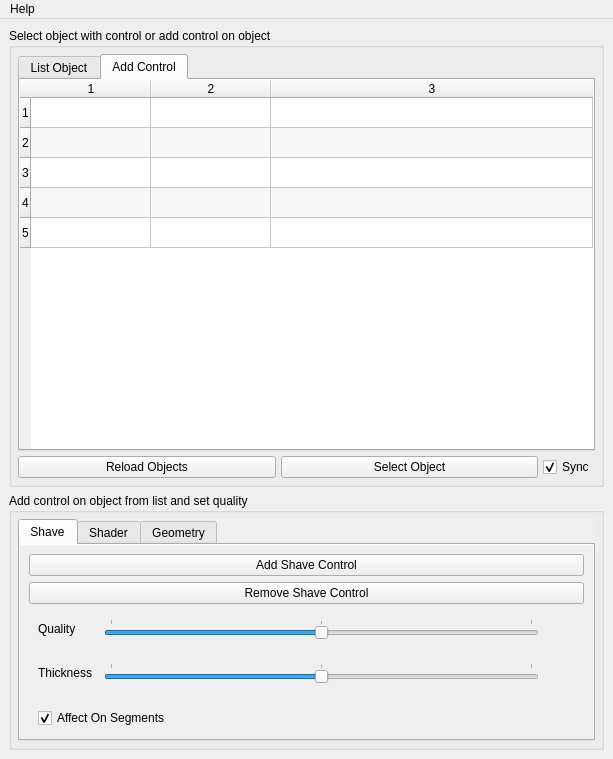
<?xml version="1.0" encoding="UTF-8"?>
<ui version="4.0">
 <class>characterRenderControl</class>
 <widget class="QMainWindow" name="characterRenderControl">
  <property name="geometry">
   <rect>
    <x>0</x>
    <y>0</y>
    <width>613</width>
    <height>759</height>
   </rect>
  </property>
  <property name="windowTitle">
   <string>Character Render Control</string>
  </property>
  <property name="documentMode">
   <bool>true</bool>
  </property>
  <property name="dockNestingEnabled">
   <bool>true</bool>
  </property>
  <property name="dockOptions">
   <set>QMainWindow::AllowNestedDocks|QMainWindow::AllowTabbedDocks|QMainWindow::AnimatedDocks|QMainWindow::ForceTabbedDocks|QMainWindow::VerticalTabs</set>
  </property>
  <widget class="QWidget" name="centralwidget">
   <property name="acceptDrops">
    <bool>false</bool>
   </property>
   <layout class="QVBoxLayout" name="verticalLayout">
    <item>
     <widget class="QGroupBox" name="SetupCharacter">
      <property name="title">
       <string>Select object with control or add control on object</string>
      </property>
      <property name="flat">
       <bool>false</bool>
      </property>
      <property name="checkable">
       <bool>false</bool>
      </property>
      <layout class="QHBoxLayout" name="horizontalLayout">
       <property name="spacing">
        <number>6</number>
       </property>
       <property name="sizeConstraint">
        <enum>QLayout::SetDefaultConstraint</enum>
       </property>
       <property name="margin">
        <number>6</number>
       </property>
       <item>
        <layout class="QVBoxLayout" name="verticalLayout_2">
         <property name="spacing">
          <number>5</number>
         </property>
         <property name="sizeConstraint">
          <enum>QLayout::SetFixedSize</enum>
         </property>
         <property name="leftMargin">
          <number>0</number>
         </property>
         <item>
          <widget class="QTabWidget" name="tabWidget">
           <property name="currentIndex">
            <number>1</number>
           </property>
           <widget class="QWidget" name="objectListTab">
            <attribute name="title">
             <string>List Object</string>
            </attribute>
            <layout class="QHBoxLayout" name="horizontalLayout_5">
             <property name="spacing">
              <number>0</number>
             </property>
             <property name="margin">
              <number>0</number>
             </property>
             <item>
              <widget class="QListWidget" name="objectScrollListLong">
               <property name="sizePolicy">
                <sizepolicy hsizetype="Fixed" vsizetype="Expanding">
                 <horstretch>0</horstretch>
                 <verstretch>0</verstretch>
                </sizepolicy>
               </property>
               <property name="minimumSize">
                <size>
                 <width>0</width>
                 <height>0</height>
                </size>
               </property>
               <property name="maximumSize">
                <size>
                 <width>0</width>
                 <height>16777215</height>
                </size>
               </property>
               <property name="frameShape">
                <enum>QFrame::NoFrame</enum>
               </property>
               <property name="lineWidth">
                <number>0</number>
               </property>
               <property name="selectionMode">
                <enum>QAbstractItemView::ContiguousSelection</enum>
               </property>
              </widget>
             </item>
             <item>
              <widget class="QListWidget" name="objectScrollList">
               <property name="minimumSize">
                <size>
                 <width>200</width>
                 <height>0</height>
                </size>
               </property>
               <property name="selectionMode">
                <enum>QAbstractItemView::ContiguousSelection</enum>
               </property>
               <property name="sortingEnabled">
                <bool>false</bool>
               </property>
               <property name="-sc" stdset="0">
                <string>&quot;selListSQSAction; setSQSAttr ShaveQuality gui; setSQSAttr Thickness gui&quot;</string>
               </property>
              </widget>
             </item>
            </layout>
           </widget>
           <widget class="QWidget" name="addControlTab">
            <attribute name="title">
             <string>Add Control</string>
            </attribute>
            <layout class="QHBoxLayout" name="horizontalLayout_7">
             <property name="spacing">
              <number>0</number>
             </property>
             <property name="margin">
              <number>0</number>
             </property>
             <item>
              <widget class="QTableWidget" name="tableWidget">
               <property name="sizePolicy">
                <sizepolicy hsizetype="Preferred" vsizetype="Expanding">
                 <horstretch>0</horstretch>
                 <verstretch>0</verstretch>
                </sizepolicy>
               </property>
               <property name="frameShape">
                <enum>QFrame::NoFrame</enum>
               </property>
               <property name="alternatingRowColors">
                <bool>true</bool>
               </property>
               <property name="sortingEnabled">
                <bool>true</bool>
               </property>
               <property name="rowCount">
                <number>5</number>
               </property>
               <property name="columnCount">
                <number>3</number>
               </property>
               <attribute name="horizontalHeaderDefaultSectionSize">
                <number>120</number>
               </attribute>
               <attribute name="horizontalHeaderStretchLastSection">
                <bool>true</bool>
               </attribute>
               <row/>
               <row/>
               <row/>
               <row/>
               <row/>
               <column/>
               <column/>
               <column/>
              </widget>
             </item>
            </layout>
           </widget>
          </widget>
         </item>
         <item>
          <layout class="QHBoxLayout" name="horizontalLayout_4">
           <item>
            <widget class="QPushButton" name="reloadObjectsButton">
             <property name="sizePolicy">
              <sizepolicy hsizetype="Expanding" vsizetype="Maximum">
               <horstretch>0</horstretch>
               <verstretch>0</verstretch>
              </sizepolicy>
             </property>
             <property name="statusTip">
              <string>Reload object in View</string>
             </property>
             <property name="text">
              <string>Reload Objects</string>
             </property>
             <property name="-command" stdset="0">
              <string>updateSQSObjectsInScene</string>
             </property>
            </widget>
           </item>
           <item>
            <widget class="QPushButton" name="selectObjectButton">
             <property name="sizePolicy">
              <sizepolicy hsizetype="Expanding" vsizetype="Fixed">
               <horstretch>0</horstretch>
               <verstretch>0</verstretch>
              </sizepolicy>
             </property>
             <property name="text">
              <string>Select Object</string>
             </property>
             <property name="-c" stdset="0">
              <string>selectSQSObject</string>
             </property>
            </widget>
           </item>
           <item>
            <widget class="QCheckBox" name="syncSelectCheckBox">
             <property name="text">
              <string>Sync</string>
             </property>
             <property name="checked">
              <bool>true</bool>
             </property>
            </widget>
           </item>
          </layout>
         </item>
        </layout>
       </item>
      </layout>
     </widget>
    </item>
    <item>
     <widget class="QGroupBox" name="addControlGroupBox">
      <property name="sizePolicy">
       <sizepolicy hsizetype="Preferred" vsizetype="Maximum">
        <horstretch>0</horstretch>
        <verstretch>0</verstretch>
       </sizepolicy>
      </property>
      <property name="autoFillBackground">
       <bool>true</bool>
      </property>
      <property name="title">
       <string>Add control on object from list and set quality</string>
      </property>
      <layout class="QHBoxLayout" name="horizontalLayout_8" stretch="0">
       <property name="margin">
        <number>6</number>
       </property>
       <item>
        <widget class="QTabWidget" name="shaveControlTab">
         <property name="sizePolicy">
          <sizepolicy hsizetype="Expanding" vsizetype="Maximum">
           <horstretch>0</horstretch>
           <verstretch>0</verstretch>
          </sizepolicy>
         </property>
         <property name="autoFillBackground">
          <bool>true</bool>
         </property>
         <property name="currentIndex">
          <number>0</number>
         </property>
         <widget class="QWidget" name="contolShahveTab">
          <property name="autoFillBackground">
           <bool>true</bool>
          </property>
          <attribute name="title">
           <string>Shave</string>
          </attribute>
          <layout class="QVBoxLayout" name="verticalLayout_3">
           <item>
            <widget class="QPushButton" name="CreateShaveControl">
             <property name="sizePolicy">
              <sizepolicy hsizetype="Preferred" vsizetype="Fixed">
               <horstretch>0</horstretch>
               <verstretch>0</verstretch>
              </sizepolicy>
             </property>
             <property name="minimumSize">
              <size>
               <width>150</width>
               <height>0</height>
              </size>
             </property>
             <property name="text">
              <string>Add Shave Control</string>
             </property>
             <property name="-command" stdset="0">
              <string>addSQSloc</string>
             </property>
            </widget>
           </item>
           <item>
            <widget class="QPushButton" name="CreateShaveControl_2">
             <property name="sizePolicy">
              <sizepolicy hsizetype="Preferred" vsizetype="Fixed">
               <horstretch>0</horstretch>
               <verstretch>0</verstretch>
              </sizepolicy>
             </property>
             <property name="minimumSize">
              <size>
               <width>150</width>
               <height>0</height>
              </size>
             </property>
             <property name="text">
              <string>Remove Shave Control</string>
             </property>
             <property name="-command" stdset="0">
              <string>removeSQSloc</string>
             </property>
            </widget>
           </item>
           <item>
            <widget class="QWidget" name="Layout_Qw" native="true">
             <layout class="QHBoxLayout" name="Layout_Q">
              <item>
               <widget class="QLabel" name="label_2">
                <property name="sizePolicy">
                 <sizepolicy hsizetype="Fixed" vsizetype="Fixed">
                  <horstretch>0</horstretch>
                  <verstretch>0</verstretch>
                 </sizepolicy>
                </property>
                <property name="minimumSize">
                 <size>
                  <width>60</width>
                  <height>0</height>
                 </size>
                </property>
                <property name="text">
                 <string>Quality</string>
                </property>
               </widget>
              </item>
              <item>
               <widget class="QSlider" name="ShaveQuality">
                <property name="sizePolicy">
                 <sizepolicy hsizetype="Expanding" vsizetype="Fixed">
                  <horstretch>0</horstretch>
                  <verstretch>0</verstretch>
                 </sizepolicy>
                </property>
                <property name="minimumSize">
                 <size>
                  <width>150</width>
                  <height>20</height>
                 </size>
                </property>
                <property name="maximumSize">
                 <size>
                  <width>16777215</width>
                  <height>20</height>
                 </size>
                </property>
                <property name="minimum">
                 <number>-10</number>
                </property>
                <property name="maximum">
                 <number>10</number>
                </property>
                <property name="value">
                 <number>0</number>
                </property>
                <property name="orientation">
                 <enum>Qt::Horizontal</enum>
                </property>
                <property name="tickPosition">
                 <enum>QSlider::TicksAbove</enum>
                </property>
                <property name="tickInterval">
                 <number>10</number>
                </property>
                <property name="-cc" stdset="0">
                 <string>&quot;setSQSAttr ShaveQuality set&quot;</string>
                </property>
                <property name="-dc" stdset="0">
                 <string>&quot;setSQSAttr ShaveQuality set&quot;</string>
                </property>
               </widget>
              </item>
              <item>
               <widget class="QWidget" name="shaveQInt_lay_W" native="true">
                <property name="sizePolicy">
                 <sizepolicy hsizetype="Fixed" vsizetype="Preferred">
                  <horstretch>0</horstretch>
                  <verstretch>0</verstretch>
                 </sizepolicy>
                </property>
                <property name="minimumSize">
                 <size>
                  <width>30</width>
                  <height>0</height>
                 </size>
                </property>
                <property name="maximumSize">
                 <size>
                  <width>30</width>
                  <height>16777215</height>
                 </size>
                </property>
                <layout class="QHBoxLayout" name="shaveQInt_lay">
                 <property name="spacing">
                  <number>0</number>
                 </property>
                 <property name="margin">
                  <number>0</number>
                 </property>
                </layout>
               </widget>
              </item>
             </layout>
            </widget>
           </item>
           <item>
            <widget class="QWidget" name="Layout_Tw" native="true">
             <layout class="QHBoxLayout" name="Layout_T">
              <item>
               <widget class="QLabel" name="label_3">
                <property name="sizePolicy">
                 <sizepolicy hsizetype="Fixed" vsizetype="Fixed">
                  <horstretch>0</horstretch>
                  <verstretch>0</verstretch>
                 </sizepolicy>
                </property>
                <property name="minimumSize">
                 <size>
                  <width>60</width>
                  <height>0</height>
                 </size>
                </property>
                <property name="text">
                 <string>Thickness</string>
                </property>
               </widget>
              </item>
              <item>
               <widget class="QSlider" name="Thickness">
                <property name="sizePolicy">
                 <sizepolicy hsizetype="Expanding" vsizetype="Fixed">
                  <horstretch>0</horstretch>
                  <verstretch>0</verstretch>
                 </sizepolicy>
                </property>
                <property name="minimumSize">
                 <size>
                  <width>150</width>
                  <height>20</height>
                 </size>
                </property>
                <property name="maximumSize">
                 <size>
                  <width>16777215</width>
                  <height>20</height>
                 </size>
                </property>
                <property name="minimum">
                 <number>-10</number>
                </property>
                <property name="maximum">
                 <number>10</number>
                </property>
                <property name="value">
                 <number>0</number>
                </property>
                <property name="sliderPosition">
                 <number>0</number>
                </property>
                <property name="orientation">
                 <enum>Qt::Horizontal</enum>
                </property>
                <property name="invertedAppearance">
                 <bool>false</bool>
                </property>
                <property name="invertedControls">
                 <bool>false</bool>
                </property>
                <property name="tickPosition">
                 <enum>QSlider::TicksAbove</enum>
                </property>
                <property name="tickInterval">
                 <number>10</number>
                </property>
                <property name="-cc" stdset="0">
                 <string>&quot;setSQSAttr Thickness set&quot;</string>
                </property>
                <property name="-dc" stdset="0">
                 <string>&quot;setSQSAttr Thickness set&quot;</string>
                </property>
               </widget>
              </item>
              <item>
               <widget class="QWidget" name="shaveTInt_lay_W" native="true">
                <property name="minimumSize">
                 <size>
                  <width>30</width>
                  <height>0</height>
                 </size>
                </property>
                <property name="maximumSize">
                 <size>
                  <width>30</width>
                  <height>16777215</height>
                 </size>
                </property>
                <layout class="QHBoxLayout" name="shaveTInt_lay">
                 <property name="spacing">
                  <number>0</number>
                 </property>
                 <property name="margin">
                  <number>0</number>
                 </property>
                </layout>
               </widget>
              </item>
             </layout>
            </widget>
           </item>
           <item>
            <widget class="QWidget" name="widget" native="true">
             <layout class="QHBoxLayout" name="horizontalLayout_6">
              <property name="bottomMargin">
               <number>1</number>
              </property>
              <item>
               <widget class="QCheckBox" name="affectSegmet">
                <property name="text">
                 <string>Affect On Segments</string>
                </property>
                <property name="checked">
                 <bool>true</bool>
                </property>
                <property name="-cc" stdset="0">
                 <string>affectSQSSegmet</string>
                </property>
               </widget>
              </item>
             </layout>
            </widget>
           </item>
          </layout>
         </widget>
         <widget class="QWidget" name="contolShaderTab">
          <property name="sizePolicy">
           <sizepolicy hsizetype="Preferred" vsizetype="Maximum">
            <horstretch>0</horstretch>
            <verstretch>0</verstretch>
           </sizepolicy>
          </property>
          <property name="autoFillBackground">
           <bool>true</bool>
          </property>
          <attribute name="title">
           <string>Shader</string>
          </attribute>
          <layout class="QVBoxLayout" name="verticalLayout_5">
           <item>
            <widget class="QPushButton" name="CreateShaveControl_4">
             <property name="sizePolicy">
              <sizepolicy hsizetype="Preferred" vsizetype="Fixed">
               <horstretch>0</horstretch>
               <verstretch>0</verstretch>
              </sizepolicy>
             </property>
             <property name="minimumSize">
              <size>
               <width>150</width>
               <height>0</height>
              </size>
             </property>
             <property name="text">
              <string>Add Shader Control</string>
             </property>
             <property name="-command" stdset="0">
              <string>addSQSloc</string>
             </property>
            </widget>
           </item>
           <item>
            <widget class="QPushButton" name="CreateShaveControl_3">
             <property name="sizePolicy">
              <sizepolicy hsizetype="Preferred" vsizetype="Fixed">
               <horstretch>0</horstretch>
               <verstretch>0</verstretch>
              </sizepolicy>
             </property>
             <property name="minimumSize">
              <size>
               <width>150</width>
               <height>0</height>
              </size>
             </property>
             <property name="text">
              <string>Remove Shader Control</string>
             </property>
             <property name="-command" stdset="0">
              <string>removeSQSloc</string>
             </property>
            </widget>
           </item>
           <item>
            <spacer name="verticalSpacer">
             <property name="orientation">
              <enum>Qt::Vertical</enum>
             </property>
             <property name="sizeHint" stdset="0">
              <size>
               <width>20</width>
               <height>40</height>
              </size>
             </property>
            </spacer>
           </item>
          </layout>
         </widget>
         <widget class="QWidget" name="controlGeometryTab">
          <property name="autoFillBackground">
           <bool>true</bool>
          </property>
          <attribute name="title">
           <string>Geometry</string>
          </attribute>
          <layout class="QVBoxLayout" name="verticalLayout_6">
           <item>
            <widget class="QPushButton" name="CreateShaveControl_5">
             <property name="sizePolicy">
              <sizepolicy hsizetype="Preferred" vsizetype="Fixed">
               <horstretch>0</horstretch>
               <verstretch>0</verstretch>
              </sizepolicy>
             </property>
             <property name="minimumSize">
              <size>
               <width>150</width>
               <height>0</height>
              </size>
             </property>
             <property name="text">
              <string>Add Geometry Control</string>
             </property>
             <property name="-command" stdset="0">
              <string>addSQSloc</string>
             </property>
            </widget>
           </item>
           <item>
            <widget class="QPushButton" name="CreateShaveControl_6">
             <property name="sizePolicy">
              <sizepolicy hsizetype="Preferred" vsizetype="Fixed">
               <horstretch>0</horstretch>
               <verstretch>0</verstretch>
              </sizepolicy>
             </property>
             <property name="minimumSize">
              <size>
               <width>150</width>
               <height>0</height>
              </size>
             </property>
             <property name="text">
              <string>Remove Geometry Control</string>
             </property>
             <property name="-command" stdset="0">
              <string>removeSQSloc</string>
             </property>
            </widget>
           </item>
           <item>
            <spacer name="verticalSpacer_2">
             <property name="orientation">
              <enum>Qt::Vertical</enum>
             </property>
             <property name="sizeHint" stdset="0">
              <size>
               <width>20</width>
               <height>73</height>
              </size>
             </property>
            </spacer>
           </item>
          </layout>
         </widget>
        </widget>
       </item>
      </layout>
     </widget>
    </item>
   </layout>
  </widget>
  <widget class="QMenuBar" name="menubar">
   <property name="geometry">
    <rect>
     <x>0</x>
     <y>0</y>
     <width>613</width>
     <height>21</height>
    </rect>
   </property>
   <widget class="QMenu" name="menuHelp">
    <property name="layoutDirection">
     <enum>Qt::LeftToRight</enum>
    </property>
    <property name="title">
     <string>Help</string>
    </property>
    <addaction name="actionHelp"/>
   </widget>
   <addaction name="menuHelp"/>
  </widget>
  <action name="actionHelp">
   <property name="text">
    <string>Documentation</string>
   </property>
   <property name="-e -ec -c" stdset="0">
    <string>&quot;showHelp -absolute \&quot;http://192.168.0.7/wiki/index.php/%D0%9E%D1%82%D0%B4%D0%B5%D0%BB_%D0%BE%D1%81%D0%B2%D0%B5%D1%89%D0%B5%D0%BD%D0%B8%D1%8F\&quot;&quot;</string>
   </property>
  </action>
 </widget>
 <resources/>
 <connections/>
</ui>
